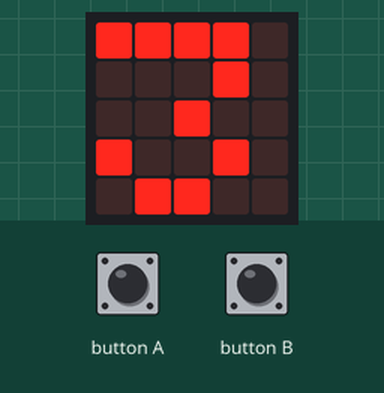
This program was run on a simulated BBC micro:bit (MakeCode). Shown: the board's 5×5 LED display. The inputs (shaded band) are chosen by the test bench. Random numbers come from a fixed seed; the 48×5 strip is a reading aid, not a part: it shows the text the display is scrolling, unrolled, one strip-width of it at a time.

Above: at 0.7 s.
At 11.2 s:
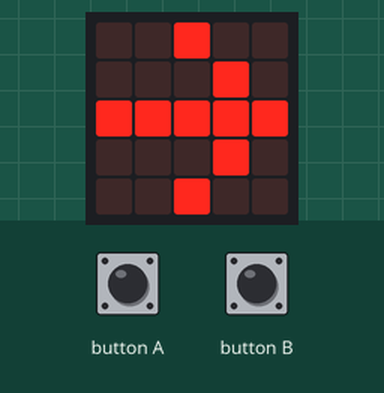
11.3 s: button A pressed for 0.15 s
At 11.8 s:
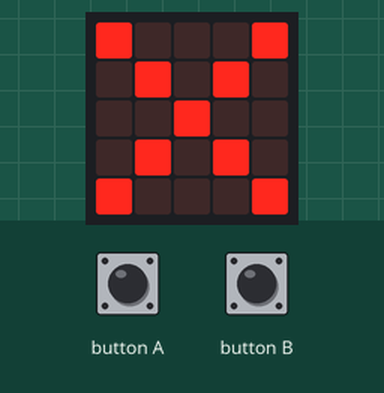
12.9 s: button B pressed for 0.15 s
At 14.2 s:
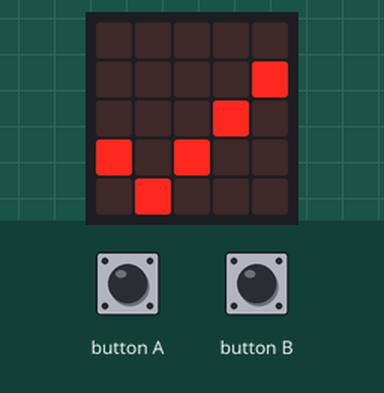
Timing chart, 0 to 15.9 s (numbered marks = the images above; inputs shaded):
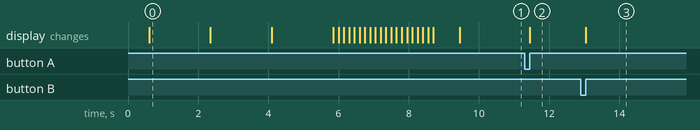

Measured:
- after the input at 11.3 s, the display: changes after 0.15 s (image 2)
- after the input at 12.9 s, the display: changes after 0.15 s (image 3)
- what the display in image 0 shows lasts 1.8 s, from 0.6 s to 2.4 s

The program:

main.ts
```typescript
input.onButtonPressed(Button.A, function () {
    if (flecha == 2) {
        basic.showIcon(IconNames.Yes)
    } else {
        basic.showIcon(IconNames.No)
    }
})
input.onButtonPressed(Button.B, function () {
    if (flecha == 1) {
        basic.showIcon(IconNames.Yes)
    } else {
        basic.showIcon(IconNames.No)
    }
})
let flecha = 0
let cuentaAtras = 3
basic.showIcon(IconNames.Happy)
for (let index = 0; index < 3; index++) {
    basic.clearScreen()
    basic.showNumber(cuentaAtras)
    basic.pause(1000)
    cuentaAtras += -1
}
basic.clearScreen()
basic.showString("GO!")
flecha = randint(1, 2)
if (flecha == 1) {
    basic.showArrow(ArrowNames.East)
} else {
    basic.showArrow(ArrowNames.West)
}
basic.forever(function () {

})
```

test.ts
```typescript
// aquí va el archivo "tests"; esto no se compilará cuando este paquete se utilice como una extensión.
```
